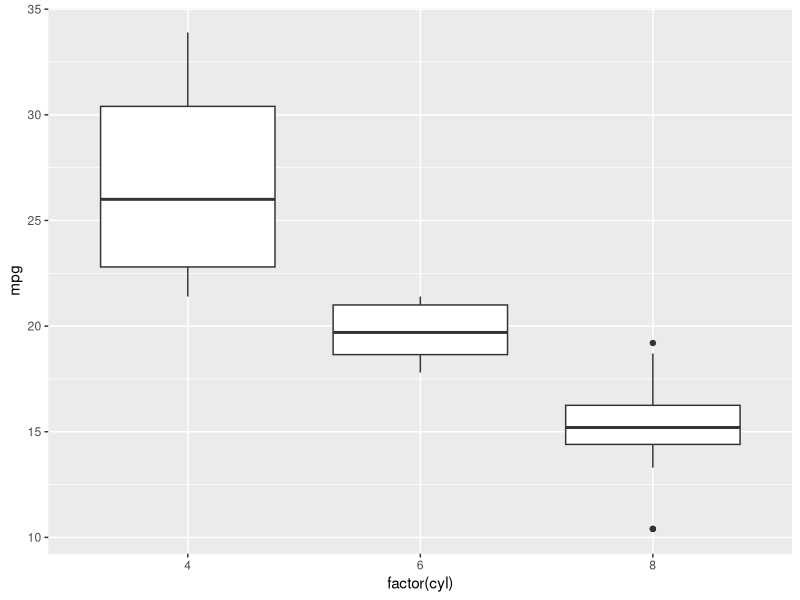
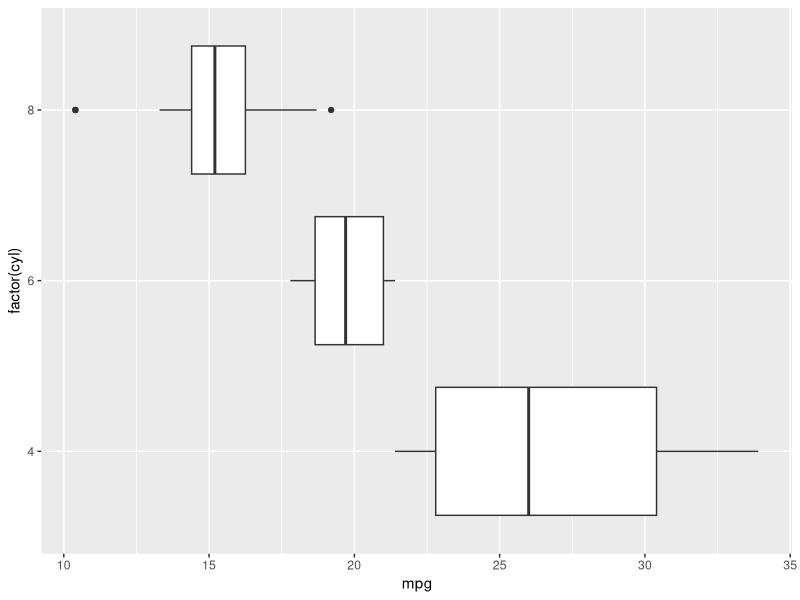
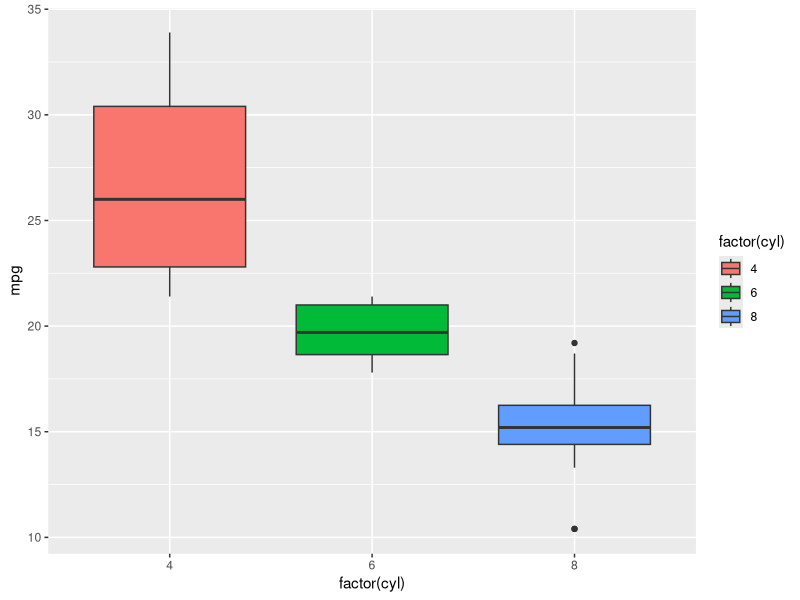
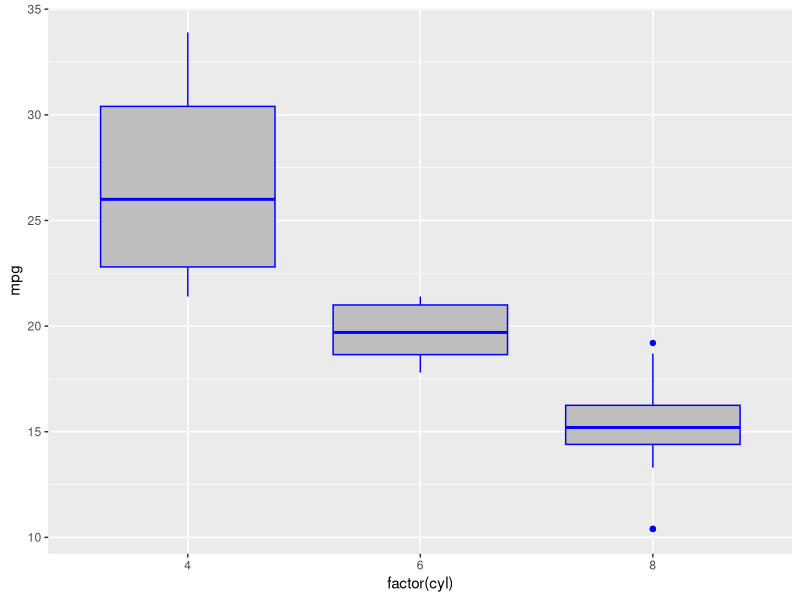

These charts were generated, in order, by the following R code:
# Boxplots with ggplot2¶
# Boxplots are convenient way of graphically depicting groups of numerical data 
# through their quartiles. Box plots may also have lines extending vertically from 
# the boxes (whiskers) indicating variability outside the upper and lower quartiles,
# hence the terms box-and-whisker plot and box-and-whisker diagram. Outliers may be 
# plotted as individual points.

library(ggplot2)
df <- mtcars

pl <- ggplot(mtcars, aes(factor(cyl), mpg))
p1<-pl + geom_boxplot()
print(p1)

p2 <- pl + geom_boxplot() + coord_flip()
print(p2)

p3<-pl + geom_boxplot(aes(fill = factor(cyl)))
print(p3)

p4 <- pl + geom_boxplot(fill = "grey", color = "blue")
print(p4)